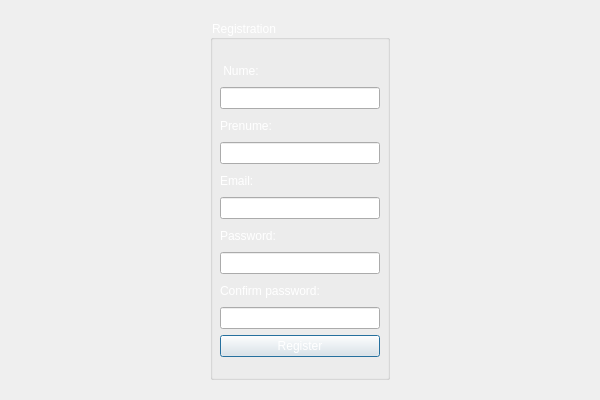
<?xml version="1.0" encoding="UTF-8"?>
<ui version="4.0">
 <class>Registration</class>
 <widget class="QDialog" name="Registration">
  <property name="geometry">
   <rect>
    <x>0</x>
    <y>0</y>
    <width>600</width>
    <height>400</height>
   </rect>
  </property>
  <property name="windowTitle">
   <string>Dialog</string>
  </property>
  <widget class="QGroupBox" name="groupBox_register">
   <property name="geometry">
    <rect>
     <x>210</x>
     <y>20</y>
     <width>180</width>
     <height>360</height>
    </rect>
   </property>
   <property name="styleSheet">
    <string notr="true">font: 10pt &quot;Modern No. 20&quot;;
color: white;</string>
   </property>
   <property name="title">
    <string>Registration</string>
   </property>
   <widget class="QWidget" name="verticalLayoutWidget">
    <property name="geometry">
     <rect>
      <x>10</x>
      <y>40</y>
      <width>160</width>
      <height>297</height>
     </rect>
    </property>
    <layout class="QVBoxLayout" name="verticalLayout">
     <item>
      <widget class="QLabel" name="label_nume">
       <property name="text">
        <string> Nume:</string>
       </property>
      </widget>
     </item>
     <item>
      <widget class="QLineEdit" name="lineEdit_nume">
       <property name="placeholderText">
        <string>ex: Popescu</string>
       </property>
      </widget>
     </item>
     <item>
      <widget class="QLabel" name="label_prenume">
       <property name="text">
        <string>Prenume:</string>
       </property>
      </widget>
     </item>
     <item>
      <widget class="QLineEdit" name="lineEdit_prenume">
       <property name="placeholderText">
        <string>ex: Ion</string>
       </property>
      </widget>
     </item>
     <item>
      <widget class="QLabel" name="label_email">
       <property name="text">
        <string>Email:</string>
       </property>
      </widget>
     </item>
     <item>
      <widget class="QLineEdit" name="lineEdit_email">
       <property name="placeholderText">
        <string>ex: mail@casin.ro</string>
       </property>
      </widget>
     </item>
     <item>
      <widget class="QLabel" name="label_passw">
       <property name="text">
        <string>Password:</string>
       </property>
      </widget>
     </item>
     <item>
      <widget class="QLineEdit" name="lineEdit_passw">
       <property name="echoMode">
        <enum>QLineEdit::Password</enum>
       </property>
      </widget>
     </item>
     <item>
      <widget class="QLabel" name="label_conf_passw">
       <property name="text">
        <string>Confirm password:</string>
       </property>
      </widget>
     </item>
     <item>
      <widget class="QLineEdit" name="lineEdit_conf_passw">
       <property name="echoMode">
        <enum>QLineEdit::Password</enum>
       </property>
      </widget>
     </item>
     <item>
      <widget class="QPushButton" name="pushButton_register">
       <property name="text">
        <string>Register</string>
       </property>
      </widget>
     </item>
    </layout>
   </widget>
  </widget>
 </widget>
 <resources/>
 <connections/>
</ui>
